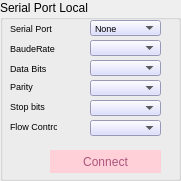
   <widget class="QGroupBox" name="groupBox_2">
    <property name="geometry">
     <rect>
      <x>0</x>
      <y>110</y>
      <width>181</width>
      <height>181</height>
     </rect>
    </property>
    <property name="title">
     <string>Serial Port Local</string>
    </property>
    <widget class="QLabel" name="label_3">
     <property name="geometry">
      <rect>
       <x>10</x>
       <y>20</y>
       <width>61</width>
       <height>16</height>
      </rect>
     </property>
     <property name="font">
      <font>
       <pointsize>7</pointsize>
      </font>
     </property>
     <property name="text">
      <string>Serial Port</string>
     </property>
    </widget>
    <widget class="QLabel" name="label_4">
     <property name="geometry">
      <rect>
       <x>10</x>
       <y>40</y>
       <width>61</width>
       <height>16</height>
      </rect>
     </property>
     <property name="font">
      <font>
       <pointsize>7</pointsize>
      </font>
     </property>
     <property name="text">
      <string>BaudeRate</string>
     </property>
    </widget>
    <widget class="QLabel" name="label_5">
     <property name="geometry">
      <rect>
       <x>10</x>
       <y>60</y>
       <width>61</width>
       <height>16</height>
      </rect>
     </property>
     <property name="font">
      <font>
       <pointsize>7</pointsize>
      </font>
     </property>
     <property name="text">
      <string>Data Bits</string>
     </property>
    </widget>
    <widget class="QLabel" name="label_6">
     <property name="geometry">
      <rect>
       <x>10</x>
       <y>80</y>
       <width>47</width>
       <height>13</height>
      </rect>
     </property>
     <property name="font">
      <font>
       <pointsize>7</pointsize>
      </font>
     </property>
     <property name="text">
      <string>Parity</string>
     </property>
    </widget>
    <widget class="QLabel" name="label_7">
     <property name="geometry">
      <rect>
       <x>10</x>
       <y>100</y>
       <width>47</width>
       <height>13</height>
      </rect>
     </property>
     <property name="font">
      <font>
       <pointsize>7</pointsize>
      </font>
     </property>
     <property name="text">
      <string>Stop bits</string>
     </property>
    </widget>
    <widget class="QLabel" name="label_8">
     <property name="geometry">
      <rect>
       <x>10</x>
       <y>120</y>
       <width>47</width>
       <height>13</height>
      </rect>
     </property>
     <property name="font">
      <font>
       <pointsize>7</pointsize>
      </font>
     </property>
     <property name="text">
      <string>Flow Control</string>
     </property>
    </widget>
    <widget class="QComboBox" name="Serial_Baudrate">
     <property name="geometry">
      <rect>
       <x>90</x>
       <y>40</y>
       <width>71</width>
       <height>16</height>
      </rect>
     </property>
     <property name="font">
      <font>
       <pointsize>7</pointsize>
      </font>
     </property>
     <property name="styleSheet">
      <string notr="true">background-color: rgb(211, 212, 255);</string>
     </property>
     <property name="currentText">
      <string/>
     </property>
    </widget>
    <widget class="QComboBox" name="Serial_Data_Bits">
     <property name="geometry">
      <rect>
       <x>90</x>
       <y>60</y>
       <width>71</width>
       <height>16</height>
      </rect>
     </property>
     <property name="font">
      <font>
       <pointsize>7</pointsize>
      </font>
     </property>
     <property name="styleSheet">
      <string notr="true">background-color: rgb(211, 212, 255);</string>
     </property>
     <property name="currentText">
      <string/>
     </property>
    </widget>
    <widget class="QComboBox" name="Serial_Parity">
     <property name="geometry">
      <rect>
       <x>90</x>
       <y>80</y>
       <width>71</width>
       <height>16</height>
      </rect>
     </property>
     <property name="font">
      <font>
       <pointsize>7</pointsize>
      </font>
     </property>
     <property name="styleSheet">
      <string notr="true">background-color: rgb(211, 212, 255);</string>
     </property>
    </widget>
    <widget class="QComboBox" name="Serial_Stop_Bits">
     <property name="geometry">
      <rect>
       <x>90</x>
       <y>100</y>
       <width>71</width>
       <height>16</height>
      </rect>
     </property>
     <property name="font">
      <font>
       <pointsize>7</pointsize>
      </font>
     </property>
     <property name="styleSheet">
      <string notr="true">background-color: rgb(211, 212, 255);</string>
     </property>
    </widget>
    <widget class="QComboBox" name="Serial_Flow_Control">
     <property name="geometry">
      <rect>
       <x>90</x>
       <y>120</y>
       <width>71</width>
       <height>16</height>
      </rect>
     </property>
     <property name="font">
      <font>
       <pointsize>7</pointsize>
      </font>
     </property>
     <property name="styleSheet">
      <string notr="true">background-color: rgb(211, 212, 255);</string>
     </property>
    </widget>
    <widget class="QComboBox" name="Serial_Port">
     <property name="geometry">
      <rect>
       <x>90</x>
       <y>20</y>
       <width>71</width>
       <height>16</height>
      </rect>
     </property>
     <property name="font">
      <font>
       <pointsize>7</pointsize>
      </font>
     </property>
     <property name="styleSheet">
      <string notr="true">background-color: rgb(211, 212, 255);</string>
     </property>
     <property name="currentText">
      <string>None</string>
     </property>
     <item>
      <property name="text">
       <string>None</string>
      </property>
     </item>
     <item>
      <property name="text">
       <string>testport</string>
      </property>
     </item>
    </widget>
    <widget class="QPushButton" name="Serial_Connect">
     <property name="geometry">
      <rect>
       <x>50</x>
       <y>150</y>
       <width>111</width>
       <height>23</height>
      </rect>
     </property>
     <property name="palette">
      <palette>
       <active>
        <colorrole role="WindowText">
         <brush brushstyle="SolidPattern">
          <color alpha="255">
           <red>170</red>
           <green>85</green>
           <blue>127</blue>
          </color>
         </brush>
        </colorrole>
        <colorrole role="Button">
         <brush brushstyle="SolidPattern">
          <color alpha="255">
           <red>255</red>
           <green>208</green>
           <blue>215</blue>
          </color>
         </brush>
        </colorrole>
        <colorrole role="Text">
         <brush brushstyle="SolidPattern">
          <color alpha="255">
           <red>170</red>
           <green>85</green>
           <blue>127</blue>
          </color>
         </brush>
        </colorrole>
        <colorrole role="ButtonText">
         <brush brushstyle="SolidPattern">
          <color alpha="255">
           <red>170</red>
           <green>85</green>
           <blue>127</blue>
          </color>
         </brush>
        </colorrole>
        <colorrole role="Base">
         <brush brushstyle="SolidPattern">
          <color alpha="255">
           <red>255</red>
           <green>208</green>
           <blue>215</blue>
          </color>
         </brush>
        </colorrole>
        <colorrole role="Window">
         <brush brushstyle="SolidPattern">
          <color alpha="255">
           <red>255</red>
           <green>208</green>
           <blue>215</blue>
          </color>
         </brush>
        </colorrole>
        <colorrole role="PlaceholderText">
         <brush brushstyle="NoBrush">
          <color alpha="128">
           <red>170</red>
           <green>85</green>
           <blue>127</blue>
          </color>
         </brush>
        </colorrole>
       </active>
       <inactive>
        <colorrole role="WindowText">
         <brush brushstyle="SolidPattern">
          <color alpha="255">
           <red>170</red>
           <green>85</green>
           <blue>127</blue>
          </color>
         </brush>
        </colorrole>
        <colorrole role="Button">
         <brush brushstyle="SolidPattern">
          <color alpha="255">
           <red>255</red>
           <green>208</green>
           <blue>215</blue>
          </color>
         </brush>
        </colorrole>
        <colorrole role="Text">
         <brush brushstyle="SolidPattern">
          <color alpha="255">
           <red>170</red>
           <green>85</green>
           <blue>127</blue>
          </color>
         </brush>
        </colorrole>
        <colorrole role="ButtonText">
         <brush brushstyle="SolidPattern">
          <color alpha="255">
           <red>170</red>
           <green>85</green>
           <blue>127</blue>
          </color>
         </brush>
        </colorrole>
        <colorrole role="Base">
         <brush brushstyle="SolidPattern">
          <color alpha="255">
           <red>255</red>
           <green>208</green>
           <blue>215</blue>
          </color>
         </brush>
        </colorrole>
        <colorrole role="Window">
         <brush brushstyle="SolidPattern">
          <color alpha="255">
           <red>255</red>
           <green>208</green>
           <blue>215</blue>
          </color>
         </brush>
        </colorrole>
        <colorrole role="PlaceholderText">
         <brush brushstyle="NoBrush">
          <color alpha="128">
           <red>170</red>
           <green>85</green>
           <blue>127</blue>
          </color>
         </brush>
        </colorrole>
       </inactive>
       <disabled>
        <colorrole role="WindowText">
         <brush brushstyle="SolidPattern">
          <color alpha="255">
           <red>170</red>
           <green>85</green>
           <blue>127</blue>
          </color>
         </brush>
        </colorrole>
        <colorrole role="Button">
         <brush brushstyle="SolidPattern">
          <color alpha="255">
           <red>255</red>
           <green>208</green>
           <blue>215</blue>
          </color>
         </brush>
        </colorrole>
        <colorrole role="Text">
         <brush brushstyle="SolidPattern">
          <color alpha="255">
           <red>170</red>
           <green>85</green>
           <blue>127</blue>
          </color>
         </brush>
        </colorrole>
        <colorrole role="ButtonText">
         <brush brushstyle="SolidPattern">
          <color alpha="255">
           <red>170</red>
           <green>85</green>
           <blue>127</blue>
          </color>
         </brush>
        </colorrole>
        <colorrole role="Base">
         <brush brushstyle="SolidPattern">
          <color alpha="255">
           <red>255</red>
           <green>208</green>
           <blue>215</blue>
          </color>
         </brush>
        </colorrole>
        <colorrole role="Window">
         <brush brushstyle="SolidPattern">
          <color alpha="255">
           <red>255</red>
           <green>208</green>
           <blue>215</blue>
          </color>
         </brush>
        </colorrole>
        <colorrole role="PlaceholderText">
         <brush brushstyle="NoBrush">
          <color alpha="128">
           <red>170</red>
           <green>85</green>
           <blue>127</blue>
          </color>
         </brush>
        </colorrole>
       </disabled>
      </palette>
     </property>
     <property name="styleSheet">
      <string notr="true">color: rgb(170, 85, 127);
border:none;
background-color: rgb(255, 208, 215);</string>
     </property>
     <property name="text">
      <string>Connect</string>
     </property>
    </widget>
   </widget>
